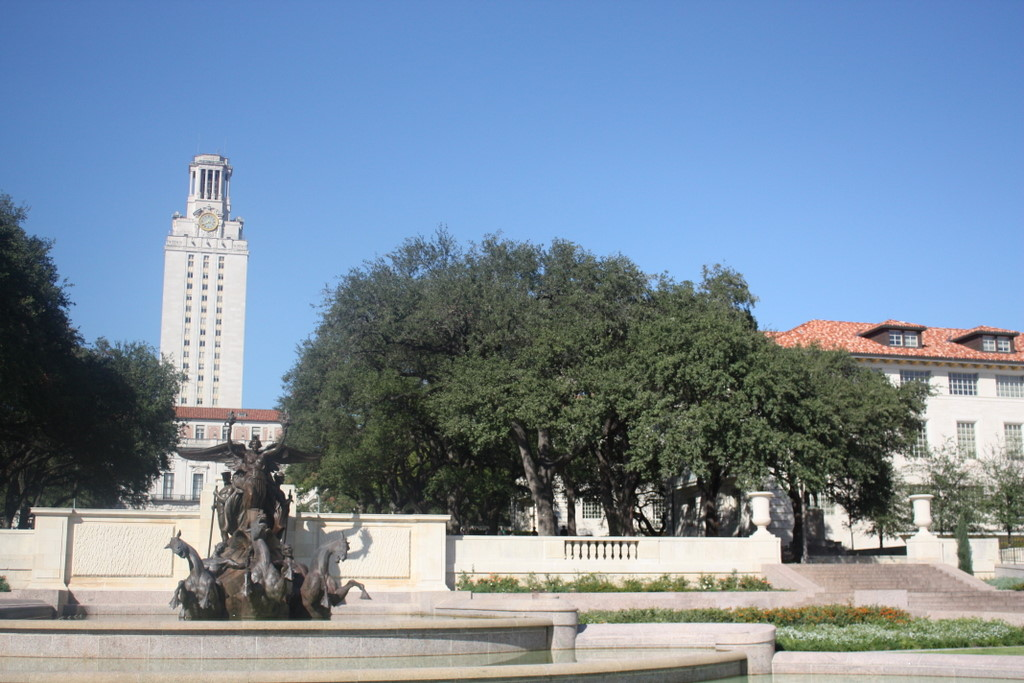
#> input picture HW2_submission/code/hw2_data/uttower_left.JPG, 1024 x 683 px
$ python HW2.py   (older library calls are emulated)
#> lines starting #> are read from the running program, lines starting #| are printed output that depends on the picture; after the words box and inside, x2 and y2 are one past the last pixel; in counts of white or black regions, pixels touching at a corner belong together

# coding: utf-8

# In[1]:


import numpy as np
import PIL.Image
from PIL import Image
from skimage.color import rgb2gray
from scipy.signal import convolve2d
from scipy.ndimage import rank_filter
from scipy.stats import norm
from scipy.spatial.distance import cdist
from skimage.feature import peak_local_max
from scipy.spatial import distance
import math
import copy
from scipy.misc import imsave


# In[2]:


#All Function definitions are placed in this cell

def harris(im, sigma, thresh=None, radius=None):
    """
    Harris corner detector

    Parameters
    ----------
    im: numpy.ndarray
        Image to be processed
    sigma: float
        Standard deviation of smoothing Gaussian
    thresh: float (optional)
    radius: float (optional)
        Radius of region considered in non-maximal suppression

    Returns
    -------
    cim: numpy.ndarray
        Binary image marking corners
    r: numpy.ndarray
        Row coordinates of corner points. Returned only if none of `thresh` and
        `radius` are None.
    c: numpy.ndarray
        Column coordinates of corner points. Returned only if none of `thresh`
        and `radius` are None.
    """
    if im.ndim == 3:
        im = rgb2gray(im)

    dx = np.tile([[-1, 0, 1]], [3, 1])
    dy = dx.T

    Ix = convolve2d(im, dx, 'same')
    Iy = convolve2d(im, dy, 'same')

    f_wid = np.round(3 * np.floor(sigma))
    G = norm.pdf(np.arange(-f_wid, f_wid + 1),
                 loc=0, scale=sigma).reshape(-1, 1)
    G = G.T * G
    G /= G.sum()

    Ix2 = convolve2d(Ix ** 2, G, 'same')
    Iy2 = convolve2d(Iy ** 2, G, 'same')
    Ixy = convolve2d(Ix * Iy, G, 'same')

    cim = (Ix2 * Iy2 - Ixy ** 2) / (Ix2 + Iy2 + 1e-12)

#     if thresh is None or radius is None:
#         return cim
    if thresh and thresh >= 0:
#         size = int(2 * radius + 1)
#         mx = rank_filter(cim, -1, size=size)
#         cim = (cim == mx) & (cim > thresh)
        cim = cim * 255 / cim.max()
        thresh_indices = (cim < thresh)
        cim[thresh_indices] = 0
#         r, c = cim.nonzero()
        return cim
#         return cim, r, c


# [187 lines left out: functions gen_dgauss, find_sift, custom_sift, dist2, not called in this run]


def save_img(array, filename):
    """
    Saves given numpy array to ./images folder with given filename
    """
    img_new = Image.fromarray(array)
    img_new = img_new.convert("RGB")
    fp = open("./images/" + filename, "wb")
    img_new.save(fp)
    fp.close()
    return None

# [78 lines left out: functions save_img_c, find_homography, get_point, run_ransac, not called in this run]


# In[3]:


#https://stackoverflow.com/questions/384759/how-to-convert-a-pil-image-into-a-numpy-array
I1 = np.asarray(PIL.Image.open('./hw2_data/uttower_left.JPG'))
#> I1 is the input picture: shape (683, 1024, 3); mean R, G, B 121.7, 140, 159
I2 = np.asarray(PIL.Image.open('./hw2_data/uttower_right.JPG'))
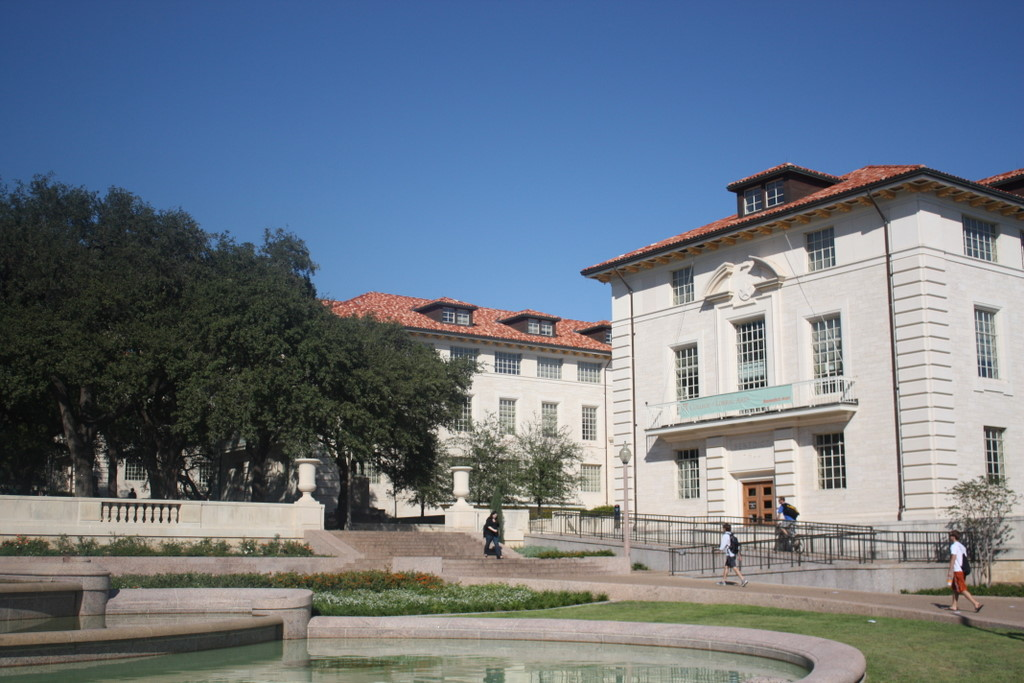
#> input picture HW2_submission/code/hw2_data/uttower_right.JPG, 1024 x 683 px
#> I2 is the input picture: shape (683, 1024, 3); mean R, G, B 107.7, 118.9, 132

#Setting datatype as float
I1 = I1.astype(float)
I2 = I2.astype(float)

I1_c = I1.copy()
I2_c = I2.copy()
#Converting into greyscale
I1 = rgb2gray(I1)
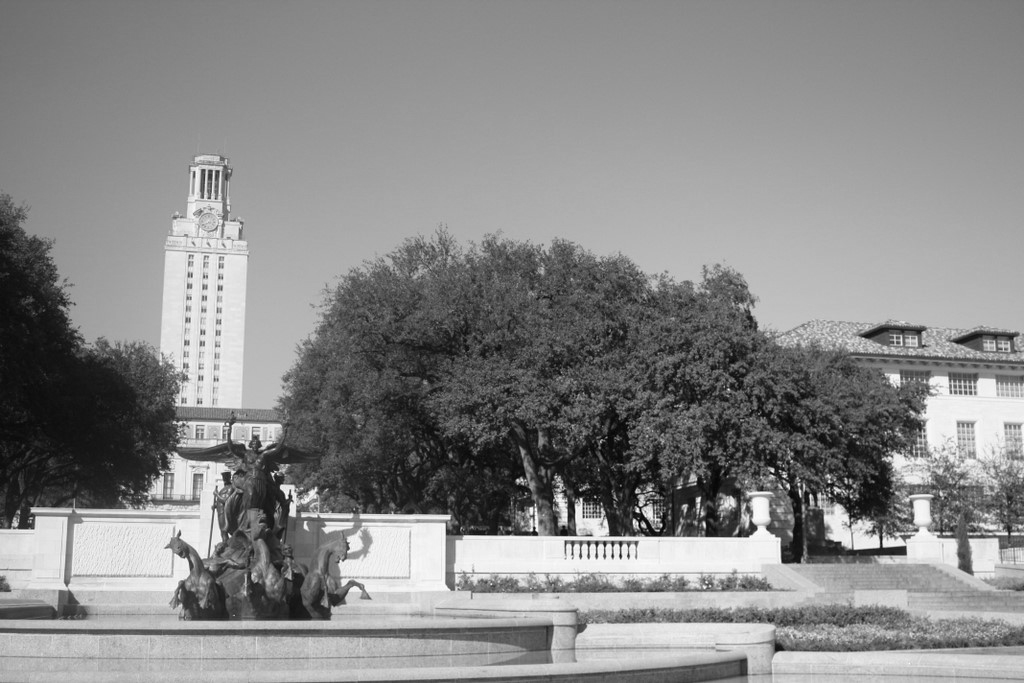
#> I1: shape (683, 1024) float64; min 1.99, max 255, mean 137.5; drawn with min black and max white
I2 = rgb2gray(I2)
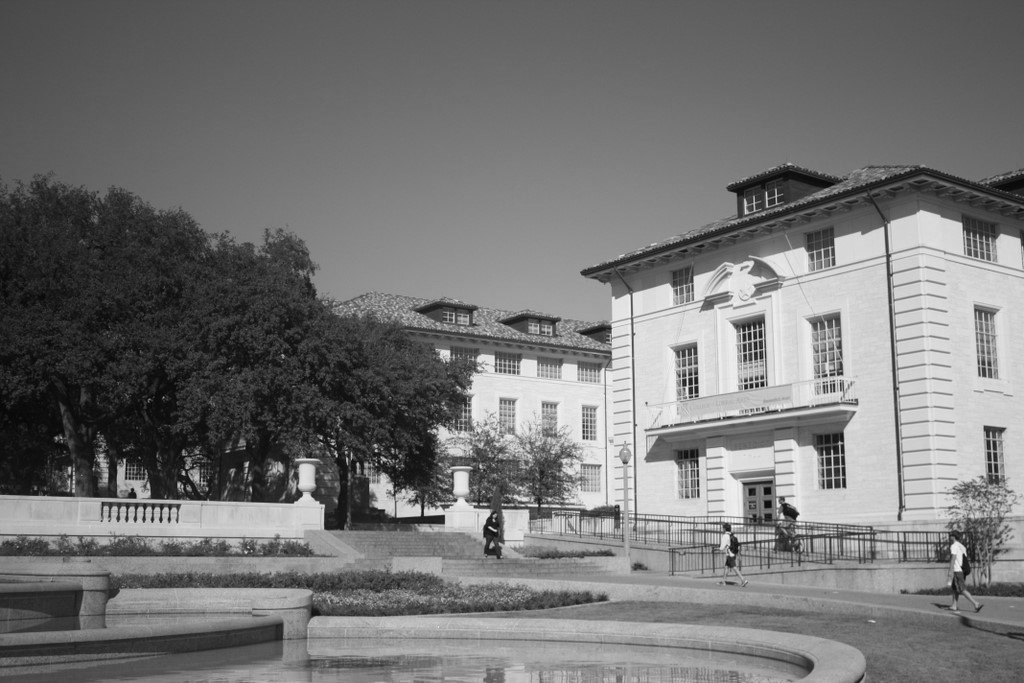
#> I2: shape (683, 1024) float64; min 3.5, max 253.4, mean 117.5


# In[4]:


#Getting response from Harris Detector
response1 = harris(I1, 1.1, 80, 3)
#> in harris, `thresh_indices = (cim < thresh)`: thresh_indices: shape (683, 1024) bool; 99.7% white; black in thin lines or dots
response2 = harris(I2, 1.1, 80, 3)
#> call 2 of harris, with sigma = 1.1, thresh = 80, radius = 3
#> in harris (call 2), `Ixy = convolve2d(Ix * Iy, G, 'same')`:
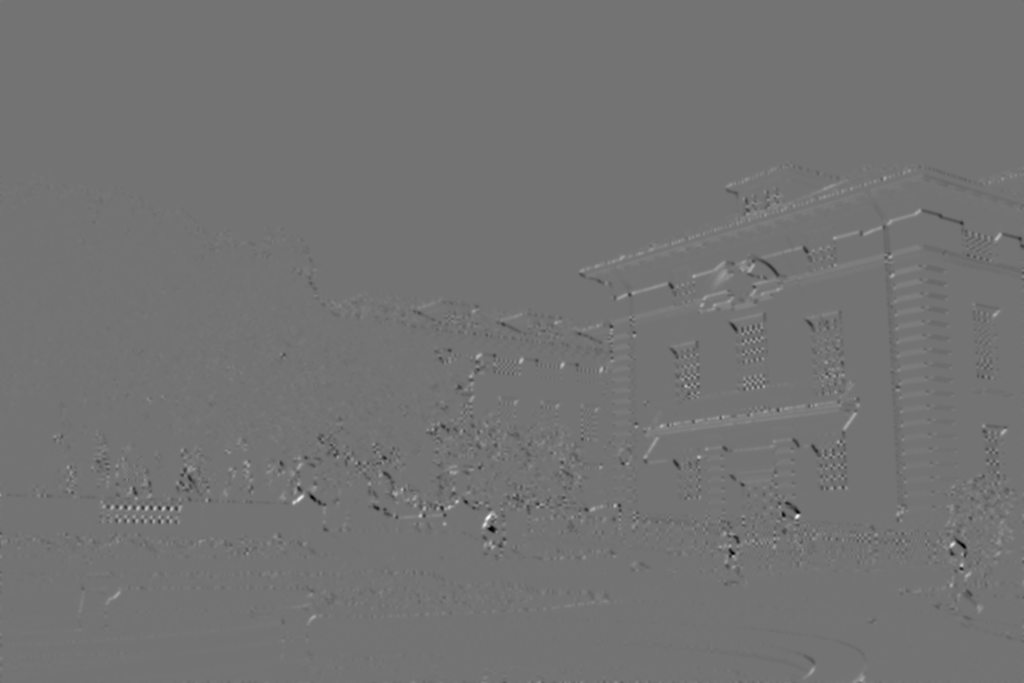
#> Ixy: shape (683, 1024) float64; min -51746.7, max 62152.7, mean -1.3; drawn with min black and max white
#> in harris (call 2), `thresh_indices = (cim < thresh)`:
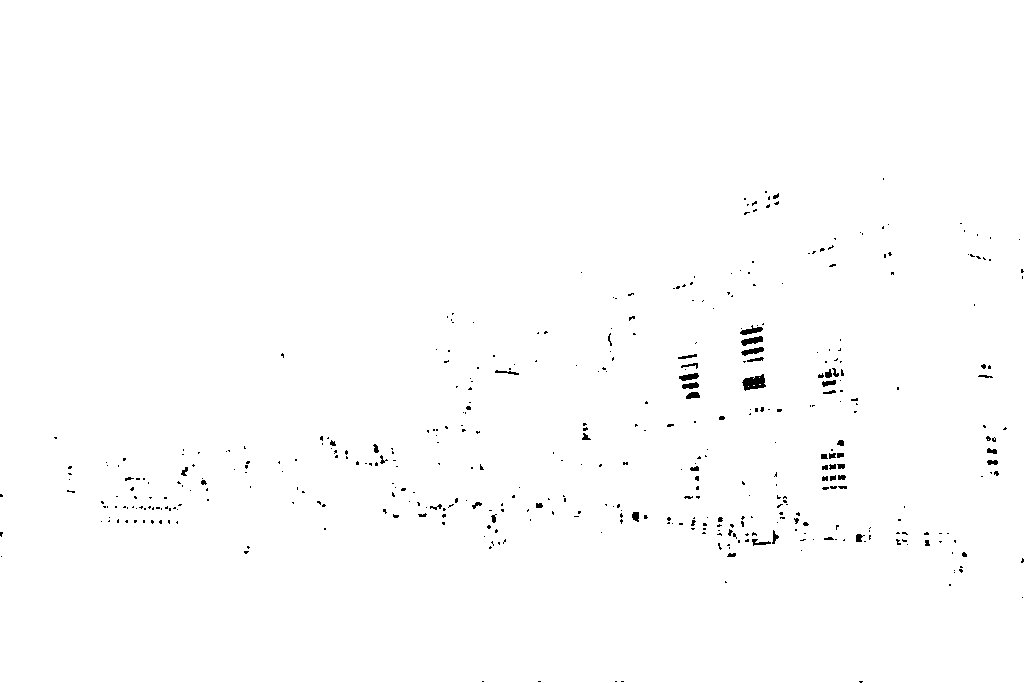
#> thresh_indices: shape (683, 1024) bool; 99.3% white; 438 black regions (383 under 20 px), largest, box (x1, y1, x2, y2) and area: (742, 374, 766, 391) 257, (741, 336, 763, 346) 125, (740, 325, 763, 335) 111

save_img(response1, "response1.png")
save_img(response2, "response2.png")


# In[5]:


#http://scikit-image.org/docs/dev/api/skimage.feature.html#skimage.feature.peak_local_max
#Using minimum supression on responce array to get important points
importantPoints1 = peak_local_max(response1, min_distance=5, indices=True)
#> importantPoints1 = 190 pairs, first value 170 to 625, second value 10 to 1007
importantPoints2 = peak_local_max(response2, min_distance=5, indices=True)
#> importantPoints2 = 314 pairs, first value 178 to 584, second value 55 to 1005

print("Dimensions of left and right image important points:", importantPoints1.shape, importantPoints2.shape)
#| Dimensions of left and right image important points: (190, 2) (314, 2)

#Saving Important points numpy array as image
visualize_ip1 = np.zeros((I1.shape[0], I1.shape[1]), dtype=int)
visualize_ip2 = np.zeros((I2.shape[0], I2.shape[1]), dtype=int)

for point1, point2 in zip(importantPoints1, importantPoints2):
    visualize_ip1[point1[0]][point1[1]] = 255
    visualize_ip2[point2[0]][point2[1]] = 255
#> this loop made 190 passes
#> (point1, point2) on passes 1 to 3: ([511, 638], [505, 537]), ([471, 773], [515, 444]), ([498, 286], [554, 963])
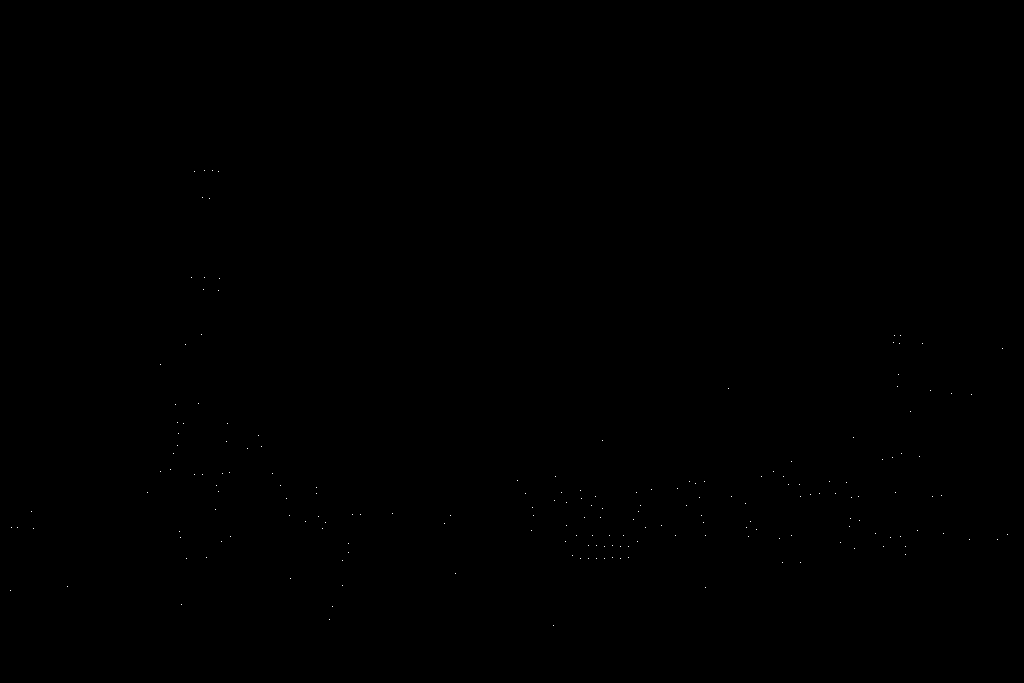
#> visualize_ip1: shape (683, 1024) int64; 0.03% white in thin lines or dots, all inside (x1, y1, x2, y2) = (10, 170, 1008, 626)
#> visualize_ip2: shape (683, 1024) int64; 0.03% white in thin lines or dots, all inside (x1, y1, x2, y2) = (69, 192, 1006, 571)

save_img(visualize_ip1, "visualize_ip1.png")
#> (the run stopped early here; a loop or call above may not have finished)
